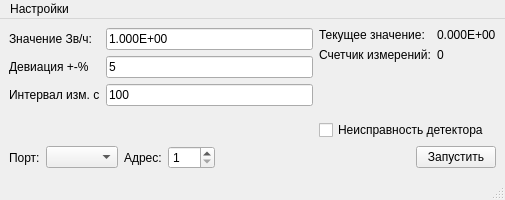
<?xml version="1.0" encoding="UTF-8"?>
<ui version="4.0">
 <class>MainWindow</class>
 <widget class="QMainWindow" name="MainWindow">
  <property name="geometry">
   <rect>
    <x>0</x>
    <y>0</y>
    <width>505</width>
    <height>200</height>
   </rect>
  </property>
  <property name="windowTitle">
   <string>Эмулятор УДМГ-104</string>
  </property>
  <widget class="QWidget" name="centralwidget">
   <layout class="QVBoxLayout" name="verticalLayout_3">
    <item>
     <layout class="QHBoxLayout" name="horizontalLayout_2">
      <item>
       <layout class="QVBoxLayout" name="verticalLayout_2">
        <item>
         <layout class="QFormLayout" name="formLayout">
          <item row="0" column="0">
           <widget class="QLabel" name="label">
            <property name="text">
             <string>Значение Зв/ч:</string>
            </property>
           </widget>
          </item>
          <item row="0" column="1">
           <widget class="QLineEdit" name="valueEdit">
            <property name="inputMask">
             <string>9.999E###</string>
            </property>
            <property name="text">
             <string>1.000E+00</string>
            </property>
           </widget>
          </item>
          <item row="1" column="0">
           <widget class="QLabel" name="label_2">
            <property name="text">
             <string>Девиация +-%</string>
            </property>
           </widget>
          </item>
          <item row="1" column="1">
           <widget class="QLineEdit" name="deviationEdit">
            <property name="inputMask">
             <string>99</string>
            </property>
            <property name="text">
             <string>5</string>
            </property>
           </widget>
          </item>
          <item row="2" column="0">
           <widget class="QLabel" name="label_3">
            <property name="text">
             <string>Интервал изм. с</string>
            </property>
           </widget>
          </item>
          <item row="2" column="1">
           <widget class="QLineEdit" name="intervalEdit">
            <property name="inputMask">
             <string>999</string>
            </property>
            <property name="text">
             <string>100</string>
            </property>
           </widget>
          </item>
         </layout>
        </item>
        <item>
         <spacer name="verticalSpacer_2">
          <property name="orientation">
           <enum>Qt::Vertical</enum>
          </property>
          <property name="sizeHint" stdset="0">
           <size>
            <width>20</width>
            <height>40</height>
           </size>
          </property>
         </spacer>
        </item>
       </layout>
      </item>
      <item>
       <layout class="QVBoxLayout" name="verticalLayout">
        <item>
         <layout class="QFormLayout" name="formLayout_2">
          <item row="0" column="0">
           <widget class="QLabel" name="label_4">
            <property name="text">
             <string>Текущее значение: </string>
            </property>
           </widget>
          </item>
          <item row="0" column="1">
           <widget class="QLabel" name="valueLabel">
            <property name="text">
             <string>0.000E+00</string>
            </property>
           </widget>
          </item>
          <item row="1" column="0">
           <widget class="QLabel" name="label_6">
            <property name="text">
             <string>Счетчик измерений:</string>
            </property>
           </widget>
          </item>
          <item row="1" column="1">
           <widget class="QLabel" name="counterLabel">
            <property name="text">
             <string>0</string>
            </property>
           </widget>
          </item>
         </layout>
        </item>
        <item>
         <spacer name="verticalSpacer">
          <property name="orientation">
           <enum>Qt::Vertical</enum>
          </property>
          <property name="sizeHint" stdset="0">
           <size>
            <width>20</width>
            <height>17</height>
           </size>
          </property>
         </spacer>
        </item>
        <item>
         <widget class="QCheckBox" name="faultBox">
          <property name="text">
           <string>Неисправность детектора</string>
          </property>
         </widget>
        </item>
       </layout>
      </item>
     </layout>
    </item>
    <item>
     <layout class="QHBoxLayout" name="horizontalLayout">
      <item>
       <widget class="QLabel" name="label_8">
        <property name="text">
         <string>Порт:</string>
        </property>
       </widget>
      </item>
      <item>
       <widget class="QComboBox" name="portBox"/>
      </item>
      <item>
       <widget class="QLabel" name="label_9">
        <property name="text">
         <string>Адрес:</string>
        </property>
       </widget>
      </item>
      <item>
       <widget class="QSpinBox" name="addressBox">
        <property name="minimum">
         <number>1</number>
        </property>
        <property name="maximum">
         <number>254</number>
        </property>
       </widget>
      </item>
      <item>
       <spacer name="horizontalSpacer">
        <property name="orientation">
         <enum>Qt::Horizontal</enum>
        </property>
        <property name="sizeHint" stdset="0">
         <size>
          <width>40</width>
          <height>20</height>
         </size>
        </property>
       </spacer>
      </item>
      <item>
       <widget class="QPushButton" name="runButton">
        <property name="text">
         <string>Запустить</string>
        </property>
       </widget>
      </item>
     </layout>
    </item>
   </layout>
  </widget>
  <widget class="QMenuBar" name="menubar">
   <property name="geometry">
    <rect>
     <x>0</x>
     <y>0</y>
     <width>505</width>
     <height>18</height>
    </rect>
   </property>
   <widget class="QMenu" name="menu">
    <property name="title">
     <string>Настройки</string>
    </property>
    <addaction name="updateAction"/>
   </widget>
   <addaction name="menu"/>
  </widget>
  <widget class="QStatusBar" name="statusbar"/>
  <action name="updateAction">
   <property name="text">
    <string>Обновить порты</string>
   </property>
  </action>
 </widget>
 <resources/>
 <connections/>
</ui>
